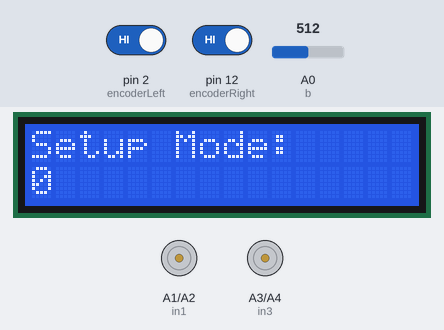
Simulated run of this sketch. Board: Arduino Uno, built with avr-gcc and run on an emulated ATmega328P. Parts: 16×2 character LCD, motor-driver pin pairs drawn as motors (green arrow = first pin HIGH = forward, orange = second pin HIGH = backward, longer = more drive, scaled by the enable pin). The inputs (shaded band) are chosen by the test bench; at power-on: A0 (b) = 512, pin 2 (encoderLeft) HIGH, pin 12 (encoderRight) HIGH. What the sketch prints to the serial monitor is not drawn.

Above: at 0.8 s.
0.9 s: A0 (b) set to 610
At 2.2 s:
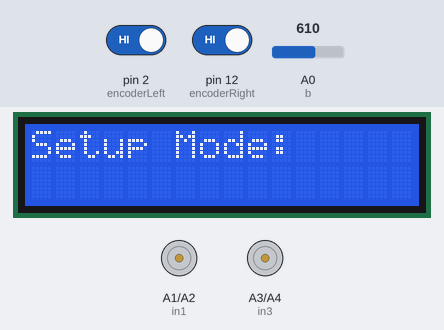
2.5 s: A0 (b) set to 810
At 3.7 s:
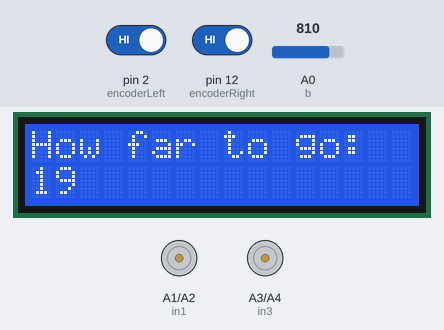
4.1 s: A0 (b) set to 790
At 5.3 s:
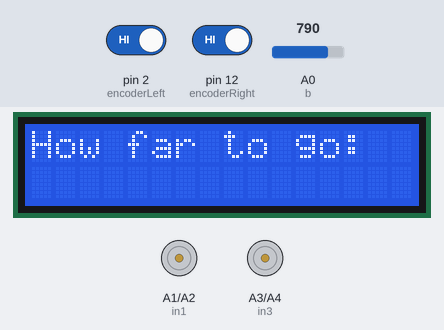
5.6 s: A0 (b) set to 808
At 6.3 s:
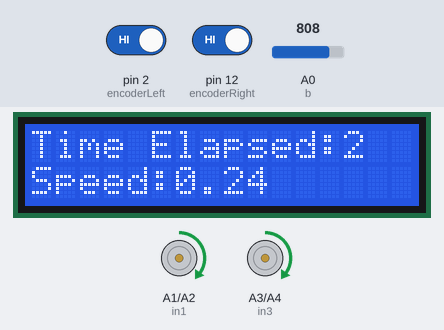
Timing chart, 0 to 8.6 s (numbered marks = the images above; inputs shaded):
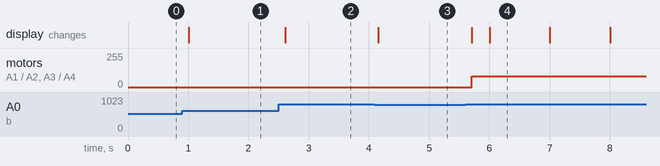

Measured:
- the behaviour switches between 799 and 800 on A0 (b) (found by bisection; images 3 and 4)
- after the input at 0.9 s, the display: changes after 0.11 s (image 1)
- after the input at 2.5 s, the display: changes after 0.11 s (image 2)
- after the input at 4.1 s, the display: changes after 0.05 s (image 3)
- after the input at 5.6 s, motor on A1 (in1) / A2 (in2), motor on A3 (in3) / A4 (in4): stopped → forward 80/255 after 0.11 s; the display: first changes after 0.11 s (image 4 shows a later state)
- what the display in image 4 shows lasts 1.0 s, from 6.0 s to 7.0 s

The sketch:

CarEncoder.ino
```cpp
#include <LiquidCrystal.h>
//lcd vars
int rs = 8, en = 9, d4 = 4, d5 = 5, d6 = 6, d7 = 7;
//Motor Driver vars
int in1 = A1, in2 = A2, in3 = A3, in4 = A4, enR = 3, enL = 11;
//Button Pin
int b = A0;
// Button Variables
int timeSpent;
int cTime;
//Speed Variables
int baseSpeed = 80;
int turnSpeed = 83;
int speedL, speedR;
// Encoder Variables
const byte encoderRight = 12;
const byte encoderLeft = 2;
volatile long counterLeft = 0;
volatile long counterRight = 0;
int journeyDistance = 19;
int journeyTime = 5;
int nCount = 0;
double distanceTraveled;
bool encoderMode;
bool tempL, tempR;

// Setting up objects
// lcd
LiquidCrystal lcd(rs, en, d4, d5, d6, d7);

void moveCar(int speed2, int speed1){
  //Setting Speed of the wheels
  analogWrite(enR, abs(speed1));
  analogWrite(enL, abs(speed2));

  //Move Right Wheel Forward if speed > 0 else move backwards
  if(speed1 > 0){
    digitalWrite(in1, HIGH);
    digitalWrite(in2, LOW);
  } else if(speed1 < 0){
    digitalWrite(in1, LOW);
    digitalWrite(in2, HIGH);
  } else{
    digitalWrite(in1, LOW);
    digitalWrite(in2, LOW);
  }

  //Move Left Wheel Forward if speed > 0 else move backwards
  if(speed2 > 0){
    digitalWrite(in3, HIGH);
    digitalWrite(in4, LOW);
  } else if(speed2 < 0){
    digitalWrite(in3, LOW);
    digitalWrite(in4, HIGH);
  } else{
    digitalWrite(in3, LOW);
    digitalWrite(in4, LOW);
  }
}

int buttonRead(int initial, String question){
  lcd.setCursor(0, 0);
  lcd.print(question);
  int start = 0;
  int bState = analogRead(b);

  // Button Reading
  while(start == 0){
    bState = analogRead(b);
    lcd.setCursor(0, 1);
    lcd.print("                ");
    lcd.setCursor(0, 1);
    lcd.print(initial);
    Serial.println(bState);

    if(bState < 60){
      initial++;

      while(bState < 60){
        bState = analogRead(b);
      }
    } else if(bState < 200){
      initial+=10;

      while(bState < 200){
        bState = analogRead(b);
      }
    } else if(bState < 400){
      initial-=10;

      while(bState < 400){
        bState = analogRead(b);
      }
    } else if(bState < 600){
      initial--;

      while(bState < 600){
        bState = analogRead(b);
      }
    } else if(bState >= 600 && bState <= 800){
      timeSpent = millis()/1000;
      lcd.setCursor(0,1);
      lcd.print("                 ");

      while(bState < 800){
        bState = analogRead(b);
      }
      start = 1;
    }

    delay(100);
  }

  lcd.clear();
  return initial;
}

void setSpeedEncoder(int counterLeft, int counterRight){
  // Travel a certain distance
  if(encoderMode == 1){
    // Left encoder
    if(counterLeft < nCount){
      speedL = baseSpeed;
    } else{
      speedL = 0;
    }
    // Right encoder
    if(counterRight < nCount){
      speedR = baseSpeed;
    } else{
      speedR = 0;
    }
  } else { // Travel for a certain amount of time
    if(cTime >= journeyTime){
      speedR = 0;
      speedL = 0;
    } else{
      speedR = baseSpeed;
      speedL = baseSpeed;
    }
  }

  // Speed Tuning
  if(counterRight > counterLeft){
    speedL *= 1.5;
  } else if(counterLeft > counterRight){
    speedR *= 1.5;
  }
}

int distanceToCounter(int journey, byte type){
  // counter = 80, 1 rotation, d = 6.5
  double ratio = 40/(PI*6.2);
  int counter = 0;

  switch(type){
    // journey in cm
    case 0:
      counter = journey * ratio;
      break;

    // journey in amount of wheel revolutions
    case 1:
      counter = journey * 40;
      break;

    default:
      counter = 0;
      break;
  }

  return counter;
}

double counterToDistance(int counter, byte type){
  // counter = 80, 1 rotation, d = 6.5
  double ratio = (PI*6.2)/40;
  double journey = 0;

  switch(type){
    // journey in cm
    case 0:
      journey = counter * ratio;
      break;

    // journey in amount of wheel revolutions
    case 1:
      journey = counter / 40;
      break;

    default:
      counter = 0;
      break;
  }

  return journey;
}

void blinkLeft() {
  counterLeft++;
}

void blinkRight() {
  counterRight++;
}

void setup() {
  // put your setup code here, to run once:
  //Setting Up the lcd
  lcd.begin(16, 2);

  // Asking Encoder Mode
  encoderMode = buttonRead(encoderMode, "Setup Mode: ");
  if(encoderMode == 1){
    // Asking journey, distance that you want to travel
    journeyDistance = buttonRead(journeyDistance, "How far to go: ");
    // Converting journey in cm/revolutions to number of cunter
    nCount = distanceToCounter(journeyDistance, 0);
  } else{
    // Asking journey, distance that you want to travel
    journeyTime = buttonRead(journeyTime, "How long to go: ");
  }

  // Setting up initial temp
  tempR = digitalRead(encoderRight);
  tempL = digitalRead(encoderLeft);

  //Begin Serial
  Serial.begin(9600);

  // Printing to lcd
  lcd.setCursor(0, 0);
  if(encoderMode == 1){
    // Printing initial time elasped
    lcd.print("Time Elapsed: ");
  } else{
    lcd.print("Distance: ");
  }
  lcd.setCursor(0, 1);
  lcd.print("Speed: ");

  // Encoder pin Interupts
  pinMode(encoderRight, INPUT_PULLUP);
  // attachInterrupt(digitalPinToInterrupt(encoderRight), blinkRight, CHANGE);
  pinMode(encoderLeft, INPUT_PULLUP);
  // attachInterrupt(digitalPinToInterrupt(encoderLeft), blinkLeft, CHANGE);

  //Motor Pins
  pinMode(in1, OUTPUT);
  pinMode(in2, OUTPUT);
  pinMode(in3, OUTPUT);
  pinMode(in4, OUTPUT);
  //Button Pins
  pinMode(b, INPUT);
}

void loop() {
  // put your main code here, to run repeatedly:
  // Setting up timer
  cTime = millis()/1000 - timeSpent;

  // Encoder
  if(digitalRead(encoderRight) != tempR){
    blinkRight();
    tempR = digitalRead(encoderRight);
  }
  if(digitalRead(encoderLeft) != tempL){
    blinkLeft();
    tempL = digitalRead(encoderLeft);
  }

  // Setting speed of the wheels
  setSpeedEncoder(counterLeft, counterRight);

  // Moving Motors
  moveCar(speedL, speedR);

  // Printing to lcd
  distanceTraveled = counterToDistance(counterLeft, 0);
  if(encoderMode == 1){
    // Time
    if(speedR != 0 && speedL != 0){
      lcd.setCursor(13, 0);
      lcd.print(cTime);
    }
  } else {
    // Distance Traveled
    lcd.setCursor(9, 0);
    lcd.print(distanceTraveled);
  }
  // Speed
  if(speedR != 0 && speedL != 0){
    lcd.setCursor(6, 1);
    lcd.print(distanceTraveled/cTime);
  }

  // Printing to Serial
  lcd.setCursor(0, 1);
  if(encoderMode == 1){
    if(speedR != 0 && speedL != 0){
      Serial.println(cTime);
    }
  } else {
    Serial.println(distanceTraveled);
  }
}
```
